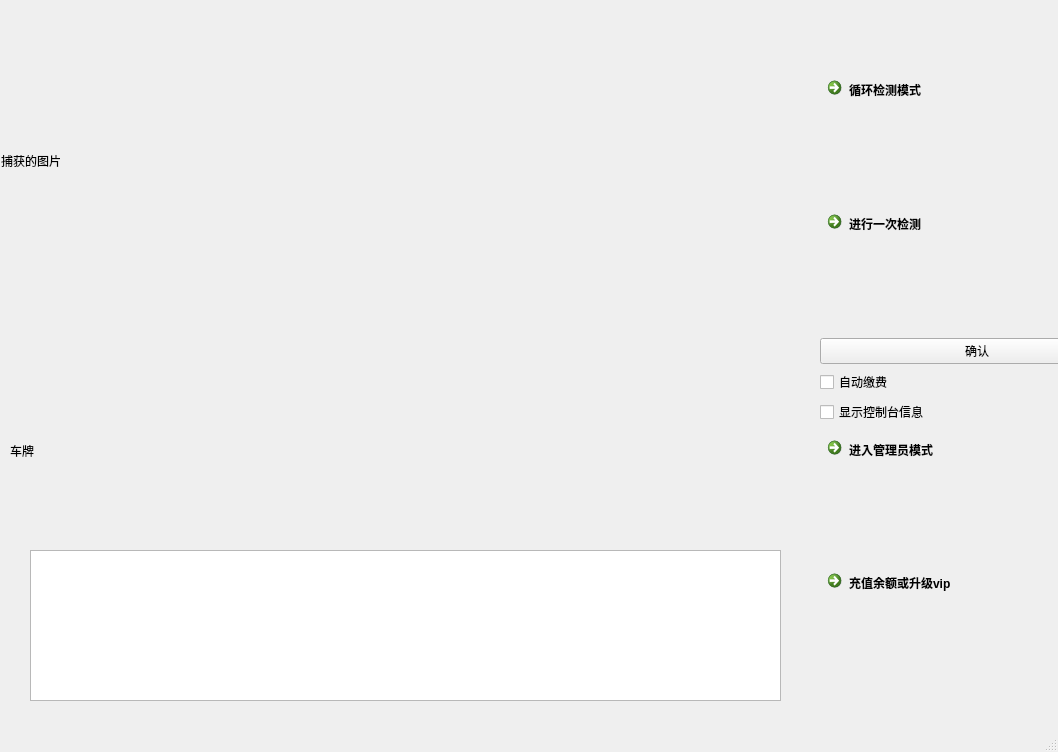
<?xml version="1.0" encoding="UTF-8"?>
<ui version="4.0">
 <class>MainWindow</class>
 <widget class="QMainWindow" name="MainWindow">
  <property name="geometry">
   <rect>
    <x>0</x>
    <y>0</y>
    <width>1058</width>
    <height>752</height>
   </rect>
  </property>
  <property name="windowTitle">
   <string>MainWindow</string>
  </property>
  <widget class="QWidget" name="centralwidget">
   <widget class="QWidget" name="verticalLayoutWidget">
    <property name="geometry">
     <rect>
      <x>820</x>
      <y>70</y>
      <width>314</width>
      <height>621</height>
     </rect>
    </property>
    <layout class="QVBoxLayout" name="right_inputs">
     <item>
      <widget class="QCommandLinkButton" name="btn_loop">
       <property name="text">
        <string>循环检测模式</string>
       </property>
      </widget>
     </item>
     <item>
      <widget class="QCommandLinkButton" name="btn_detect">
       <property name="text">
        <string>进行一次检测</string>
       </property>
      </widget>
     </item>
     <item>
      <layout class="QVBoxLayout" name="btns">
       <item>
        <widget class="QPushButton" name="btn2">
         <property name="text">
          <string>确认</string>
         </property>
        </widget>
       </item>
       <item>
        <layout class="QVBoxLayout" name="verticalLayout">
         <item>
          <widget class="QCheckBox" name="checkBox_2">
           <property name="text">
            <string>自动缴费</string>
           </property>
          </widget>
         </item>
         <item>
          <widget class="QCheckBox" name="checkBox_3">
           <property name="text">
            <string>显示控制台信息</string>
           </property>
          </widget>
         </item>
        </layout>
       </item>
      </layout>
     </item>
     <item>
      <widget class="QCommandLinkButton" name="admin">
       <property name="text">
        <string>进入管理员模式</string>
       </property>
      </widget>
     </item>
     <item>
      <widget class="QCommandLinkButton" name="commandLinkButton">
       <property name="text">
        <string>充值余额或升级vip</string>
       </property>
      </widget>
     </item>
    </layout>
   </widget>
   <widget class="QPlainTextEdit" name="event_box">
    <property name="geometry">
     <rect>
      <x>30</x>
      <y>550</y>
      <width>751</width>
      <height>151</height>
     </rect>
    </property>
    <property name="plainText">
     <string/>
    </property>
   </widget>
   <widget class="QLabel" name="cam_pic">
    <property name="geometry">
     <rect>
      <x>0</x>
      <y>0</y>
      <width>811</width>
      <height>321</height>
     </rect>
    </property>
    <property name="text">
     <string>捕获的图片</string>
    </property>
    <property name="indent">
     <number>1</number>
    </property>
   </widget>
   <widget class="QLabel" name="chepai_pic">
    <property name="geometry">
     <rect>
      <x>10</x>
      <y>360</y>
      <width>811</width>
      <height>181</height>
     </rect>
    </property>
    <property name="text">
     <string>车牌</string>
    </property>
   </widget>
  </widget>
  <widget class="QMenuBar" name="menubar">
   <property name="geometry">
    <rect>
     <x>0</x>
     <y>0</y>
     <width>1058</width>
     <height>26</height>
    </rect>
   </property>
  </widget>
  <widget class="QStatusBar" name="statusbar"/>
 </widget>
 <resources/>
 <connections/>
</ui>
